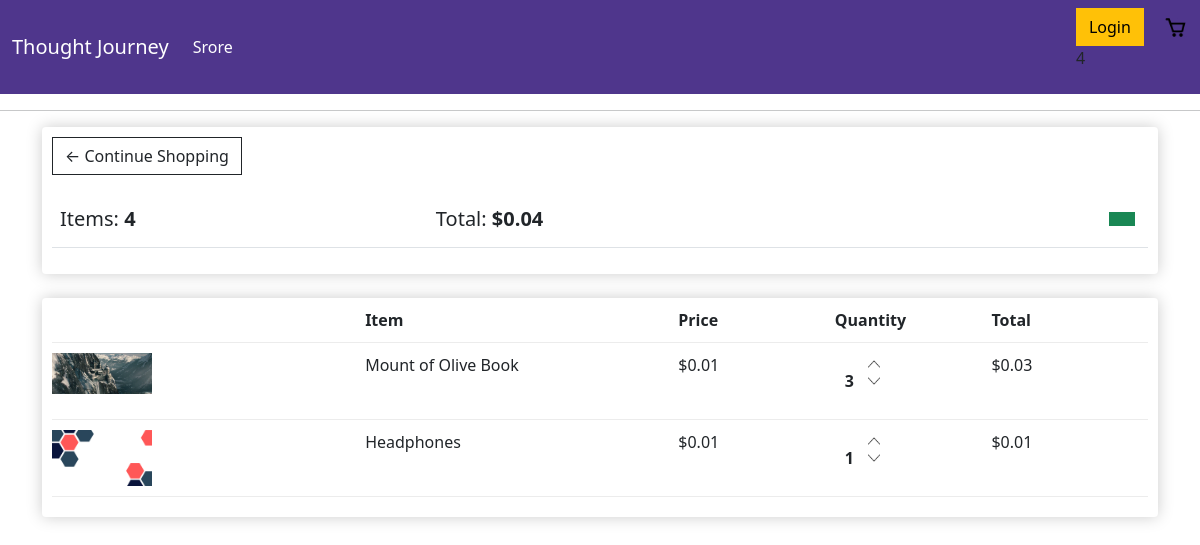
The app's page /cart/ (signed in) with its own data.
### store/models.py (models this page shows, shortened)
class Order(models.Model):
    customer = models.ForeignKey(Customer, on_delete=models.SET_NULL, null=True, blank=True) #one to many relationship
    date_ordered = models.DateTimeField(auto_now_add=True)
    complete = models.BooleanField(default=False, null=True, blank=False)
    transaction_id = models.CharField(max_length=200, null=True)
    @property
    def get_cart_total(self):
        orderitems = self.orderitem_set.all()
        total = sum([item.get_total for item in orderitems])
        return total
    @property
    def get_cart_items(self):
        orderitems = self.orderitem_set.all()
        total = sum([item.quantity for item in orderitems])
        return total

class OrderItem(models.Model):
    product = models.ForeignKey(Product, on_delete=models.SET_NULL, null=True, blank=True)
    order = models.ForeignKey(Order, on_delete=models.SET_NULL, null=True, blank=True) #child of an order
    quantity = models.IntegerField(default=0, null=True, blank=True)
    date_added = models.DateTimeField(auto_now_add=True)
    @property
    def get_total(self):
        total = self.product.price * self.quantity
        return total

class Product(models.Model):
    name = models.CharField(max_length=200, null=True)
    price = models.DecimalField(max_digits=7, decimal_places=2)
    digital = models.BooleanField(default=False, null=True, blank=False) #checks if item is digital(not shipped) or not
    image = models.ImageField(null=True, blank=True)
    @property
    def imageURL(self):
        try:
            url = self.image.url
        except:
            url = ""
        return url

### store/views.py (the view)
# urls.py: path('cart/', views.cart, name="cart"),
def cart(request):
    data = cartData(request)
    cartItems = data['cartItems']
    order = data['order']
    items = data['items']
    context = {'items':items, 'order':order, 'cartItems': cartItems}
    return render(request, 'store/cart.html', context)

### store/utils.py (called while the page is built)
def cartData(request):
    if request.user.is_authenticated:
        customer = request.user.customer
        order, created = Order.objects.get_or_create(customer=customer, complete=False)
        items = order.orderitem_set.all()
        cartItems = order.get_cart_items
    else:
        cookieData = cookieCart(request)
        cartItems = cookieData['cartItems']
        order = cookieData['order']
        items = cookieData['items']
    return {'cartItems': cartItems, 'order':order, 'items':items}

### store/templates/store/cart.html
{% extends 'store/main.html' %}
{% load static %}
{% block content %}
    <div class="row">
        <div class="col-lg-12">
            <div class="box-element">
                <a class="btn btn-outline-dark" href="{% url 'store' %}">&#x2190; Continue Shopping</a>
                <br>
                <br>
                <table class="table">
                    <tr>
                        <th><h5>Items: <strong>{{order.get_cart_items}}</strong></h5></th>
                        <th><h5>Total: <strong>${{order.get_cart_total|floatformat:2}}</strong></h5></th>
                        <th>
                            <a style="float: right; margin: 5px" class="btn btn-success" href="{% url 'checkout' %}"></a>
                        </th>
                    </tr>
                </table>
            </div>
            <br>
            <div class="box-element">
                <div class="cart-row">
                    <div style="flex:2"></div>
                    <div style="flex:2"><strong>Item</strong></div>
                    <div style="flex:1"><strong>Price</strong></div>
                    <div style="flex:1"><strong>Quantity</strong></div>
                    <div style="flex:1"><strong>Total</strong></div>
                </div>
                {% for item in items %}
                <div class="cart-row">
                    <div style="flex:2"><img class="row-image" src="{{item.product.imageURL}}" /></div>
                    <div style="flex:2">{{item.product.name}}</div>
                    <div style="flex:1">${{item.product.price|floatformat:2}}</div>
                    <div style="flex:1">
                        <p class="quantity">{{item.quantity}}</p>
                        <div class="quantity">
                            <img data-product="{{item.product.id}}" data-action="add" class="chg-quantity update-cart" src="{% static 'images/arrow-up.png' %}" />
                            <img data-product="{{item.product.id}}" data-action="remove" class="chg-quantity update-cart" src="{% static 'images/arrow-down.png' %}" />
                        </div>
                    </div>
                    <div style="flex:1"><p>${{item.get_total|floatformat:2}}</p></div>
                </div>
                {% endfor %}
            </div>
        </div>
    </div>
{% endblock content %}

### static/css/main.css (style rules this page uses)
.btn { border-radius: 0; }
.row-image { width: 100px; }
.cart-row { display: flex; align-items: flex-stretch; padding-bottom: 10px; margin-bottom: 10px; border-bottom: 1px solid #ececec; }
.quantity { display: inline-block; font-weight: 700; padding-left: 10px; }
.chg-quantity { width: 12px; cursor: pointer; display: block; margin-top: 5px; transition: 1s; }
.box-element { box-shadow: hsl(0, 0%, 80%) 0 0 16px; background-color: #ffffff; border-radius: 4px; padding: 10px; }

### records on screen
Order: get_cart_items "4", get_cart_total "0.04"
OrderItem: product.imageURL (picture), product.name "Mount of Olive Book", product.price "0.01", quantity "3", get_total "0.03"
OrderItem: product.imageURL (picture), product.name "Headphones", product.price "0.01", quantity "1", get_total "0.01"

### other values on screen
{{ cartItems }} "4"
